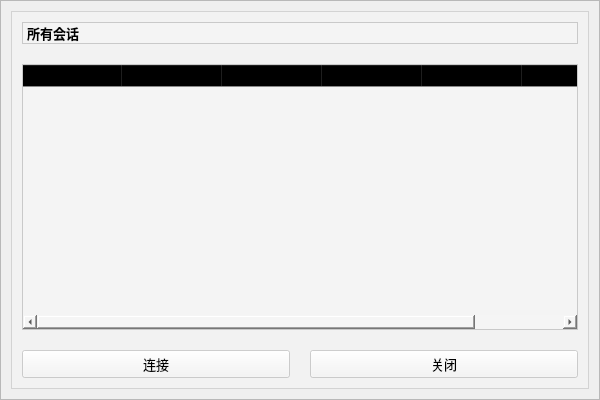
<?xml version="1.0" encoding="UTF-8"?>
<ui version="4.0">
 <class>loginForm</class>
 <widget class="QWidget" name="loginForm">
  <property name="geometry">
   <rect>
    <x>0</x>
    <y>0</y>
    <width>600</width>
    <height>400</height>
   </rect>
  </property>
  <property name="minimumSize">
   <size>
    <width>600</width>
    <height>400</height>
   </size>
  </property>
  <property name="font">
   <font>
    <family>微软雅黑</family>
    <pointsize>10</pointsize>
   </font>
  </property>
  <property name="windowTitle">
   <string>Log in</string>
  </property>
  <property name="styleSheet">
   <string notr="true"/>
  </property>
  <layout class="QGridLayout" name="gridLayout">
   <property name="leftMargin">
    <number>0</number>
   </property>
   <property name="topMargin">
    <number>0</number>
   </property>
   <property name="rightMargin">
    <number>0</number>
   </property>
   <property name="bottomMargin">
    <number>0</number>
   </property>
   <item row="0" column="0">
    <widget class="QFrame" name="frame_2">
     <property name="styleSheet">
      <string notr="true">#frame_2{border-image: url(:/resources/common/bg-3.jpg);}</string>
     </property>
     <property name="frameShape">
      <enum>QFrame::StyledPanel</enum>
     </property>
     <property name="frameShadow">
      <enum>QFrame::Raised</enum>
     </property>
     <layout class="QGridLayout" name="gridLayout_3">
      <property name="leftMargin">
       <number>10</number>
      </property>
      <property name="topMargin">
       <number>10</number>
      </property>
      <property name="rightMargin">
       <number>10</number>
      </property>
      <property name="bottomMargin">
       <number>10</number>
      </property>
      <item row="0" column="0">
       <widget class="QFrame" name="frame">
        <property name="styleSheet">
         <string notr="true">background-color: rgba(245, 245, 245,150);</string>
        </property>
        <property name="frameShape">
         <enum>QFrame::StyledPanel</enum>
        </property>
        <property name="frameShadow">
         <enum>QFrame::Raised</enum>
        </property>
        <layout class="QVBoxLayout" name="verticalLayout">
         <property name="spacing">
          <number>20</number>
         </property>
         <property name="leftMargin">
          <number>10</number>
         </property>
         <property name="topMargin">
          <number>10</number>
         </property>
         <property name="rightMargin">
          <number>10</number>
         </property>
         <property name="bottomMargin">
          <number>10</number>
         </property>
         <item>
          <widget class="QLabel" name="label">
           <property name="minimumSize">
            <size>
             <width>0</width>
             <height>0</height>
            </size>
           </property>
           <property name="maximumSize">
            <size>
             <width>16777215</width>
             <height>16777215</height>
            </size>
           </property>
           <property name="font">
            <font>
             <family>微软雅黑</family>
             <pointsize>10</pointsize>
             <weight>75</weight>
             <bold>true</bold>
            </font>
           </property>
           <property name="styleSheet">
            <string notr="true">background-color: rgba(245, 245, 245, 200);
color: rgb(0, 0, 0);</string>
           </property>
           <property name="frameShape">
            <enum>QFrame::StyledPanel</enum>
           </property>
           <property name="frameShadow">
            <enum>QFrame::Sunken</enum>
           </property>
           <property name="text">
            <string>所有会话</string>
           </property>
           <property name="margin">
            <number>10</number>
           </property>
          </widget>
         </item>
         <item>
          <widget class="QTableWidget" name="sessionTbl">
           <property name="enabled">
            <bool>true</bool>
           </property>
           <property name="minimumSize">
            <size>
             <width>0</width>
             <height>0</height>
            </size>
           </property>
           <property name="font">
            <font>
             <family>微软雅黑</family>
             <pointsize>10</pointsize>
            </font>
           </property>
           <property name="styleSheet">
            <string notr="true">background-color: rgba(245, 245, 245, 200);</string>
           </property>
           <property name="selectionBehavior">
            <enum>QAbstractItemView::SelectRows</enum>
           </property>
           <property name="showGrid">
            <bool>true</bool>
           </property>
           <property name="columnCount">
            <number>6</number>
           </property>
           <attribute name="horizontalHeaderCascadingSectionResizes">
            <bool>false</bool>
           </attribute>
           <attribute name="horizontalHeaderHighlightSections">
            <bool>false</bool>
           </attribute>
           <attribute name="horizontalHeaderShowSortIndicator" stdset="0">
            <bool>false</bool>
           </attribute>
           <attribute name="horizontalHeaderStretchLastSection">
            <bool>true</bool>
           </attribute>
           <column>
            <property name="text">
             <string>名称</string>
            </property>
           </column>
           <column>
            <property name="text">
             <string>用户名</string>
            </property>
           </column>
           <column>
            <property name="text">
             <string>协议</string>
            </property>
           </column>
           <column>
            <property name="text">
             <string>端口</string>
            </property>
           </column>
           <column>
            <property name="text">
             <string>主机</string>
            </property>
           </column>
           <column>
            <property name="text">
             <string>口令</string>
            </property>
           </column>
          </widget>
         </item>
         <item>
          <layout class="QHBoxLayout" name="horizontalLayout">
           <property name="spacing">
            <number>20</number>
           </property>
           <item>
            <widget class="QPushButton" name="connectBtn">
             <property name="font">
              <font>
               <family>微软雅黑</family>
               <pointsize>10</pointsize>
              </font>
             </property>
             <property name="text">
              <string>连接</string>
             </property>
            </widget>
           </item>
           <item>
            <widget class="QPushButton" name="closeBtn">
             <property name="font">
              <font>
               <family>微软雅黑</family>
               <pointsize>10</pointsize>
              </font>
             </property>
             <property name="text">
              <string>关闭</string>
             </property>
            </widget>
           </item>
          </layout>
         </item>
        </layout>
       </widget>
      </item>
     </layout>
    </widget>
   </item>
  </layout>
 </widget>
 <resources>
  <include location="resources/resources.qrc"/>
 </resources>
 <connections/>
</ui>
